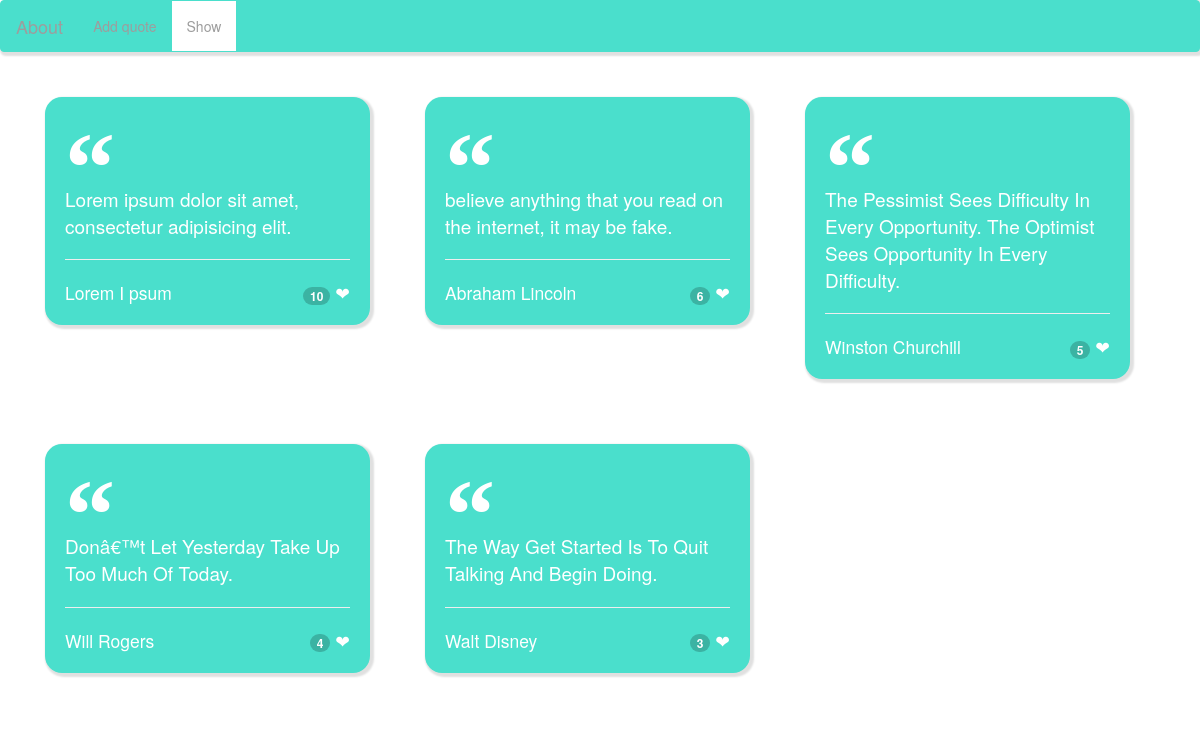
The page /show.php on the database its author committed.
### tables this page shows
CREATE TABLE `data` (
  `id` int(11) NOT NULL,
  `quote` text NOT NULL,
  `author` varchar(50) NOT NULL,
  `likes` int(11) NOT NULL DEFAULT '0'
);

### show.php (the view, shortened to what this page needs)
<!DOCTYPE html>
<html lang="">
    <head>
        <link href="https://maxcdn.bootstrapcdn.com/bootstrap/3.3.7/css/bootstrap.min.css" rel="stylesheet">
    </head>
    <body>
        <div class="navbar navbar-inverse" style="background-color: #4ADFCC; border-color: #4ADFCC; box-shadow: 2px 2px 2px 2px #E0E0E0;">
            <a class="navbar-brand" href="#">About</a>
            <ul class="nav navbar-nav">
            <li >
                    <a href="index.php">Add quote</a>
                </li>
                <li style="background-color: white;" >
                    <a href="show.php">Show</a>
                </li>
            </ul>
        </div>
        <div class="container">
        <?php
            $mysqli = mysqli_connect('localhost','root','','quote');
            $result = $mysqli->query("select * from data order by likes DESC") or die($mysqli->error);
        ?>
        <?php while($row = $result->fetch_assoc()):?>
        <div class="col-sm-4">
            <blockquote class="quote-box">
            <p class="quotation-mark">
                “
            </p>
            <p class="quote-text">
                <?php echo $row['quote']?>
            </p>
            <hr>
            <div class="blog-post-actions">
                <p class="blog-post-bottom pull-left">
                <?php echo $row['author']?>
                </p>
                <p class="blog-post-bottom pull-right">
                <span class="badge quote-badge"><?php echo $row['likes']?></span><a class="abc" title ="like" href="process.php?like=<?php echo $row['id']?>">   ❤  </a>
                </p>
            </div>
            </blockquote>
            <br>
        </div>
        <?php endwhile?>
        </div>
    </body>
</html>

### show.php (style rules this page uses)
a { color:#4ADFCC; }
blockquote { border-left:none }
.quote-badge { background-color: rgba(0, 0, 0, 0.2); }
.quote-box { overflow: hidden; margin-top: -100px; padding-top: -100px; border-radius: 17px; background-color: #4ADFCC; margin-top: 25px; color:white; width: 325px; box-shadow: 2px 2px 2px 2px #E0E0E0; }
.quotation-mark { margin-top: -10px; font-weight: bold; font-size:100px; color:white; font-family: "Times New Roman", Georgia, Serif; }
.quote-text { font-size: 19px; margin-top: -65px; }
a.abc { color:white; }

### rows shown on the page
data: quote "Lorem ipsum dolor sit amet, consectetur adipisicing elit.", author "Lorem I psum", likes "10"
data: quote "believe anything that you read on the internet, it may be fake.", author "Abraham Lincoln", likes "6"
data: quote "The Pessimist Sees Difficulty In Every Opportunity. The Optimist Sees Opportunity In Every Difficulty.", author "Winston Churchill", likes "5"
data: quote "Donâ€™t Let Yesterday Take Up Too Much Of Today.", author "Will Rogers", likes "4"
data: quote "The Way Get Started Is To Quit Talking And Begin Doing.", author "Walt Disney", likes "3"
